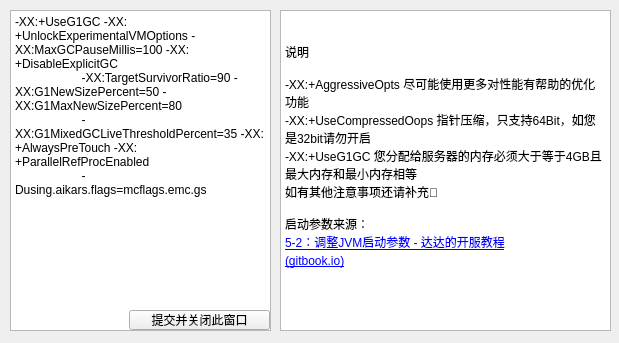
<?xml version="1.0" encoding="UTF-8"?>
<ui version="4.0">
    <class>ServerStartOptionsSetting</class>
    <widget class="QWidget" name="ServerStartOptionsSetting">
        <property name="geometry">
            <rect>
                <x>0</x>
                <y>0</y>
                <width>619</width>
                <height>343</height>
            </rect>
        </property>
        <property name="windowTitle">
            <string>Form</string>
        </property>
        <widget class="QTextBrowser" name="n1">
            <property name="geometry">
                <rect>
                    <x>280</x>
                    <y>10</y>
                    <width>331</width>
                    <height>321</height>
                </rect>
            </property>
            <property name="html">
                <string>&lt;!DOCTYPE HTML PUBLIC &quot;-//W3C//DTD HTML 4.0//EN&quot; &quot;http://www.w3.org/TR/REC-html40/strict.dtd&quot;&gt;
                    &lt;html&gt;&lt;head&gt;&lt;meta name=&quot;qrichtext&quot; content=&quot;1&quot; /&gt;&lt;style
                    type=&quot;text/css&quot;&gt;
                    p, li { white-space: pre-wrap; }
                    &lt;/style&gt;&lt;/head&gt;&lt;body style=&quot; font-family:'SimSun'; font-size:9pt;
                    font-weight:400; font-style:normal;&quot;&gt;
                    &lt;p style=&quot; margin-top:0px; margin-bottom:0px; margin-left:0px; margin-right:0px;
                    -qt-block-indent:0; text-indent:0px;&quot;&gt;说明&lt;/p&gt;
                    &lt;p style=&quot;-qt-paragraph-type:empty; margin-top:0px; margin-bottom:0px; margin-left:0px;
                    margin-right:0px; -qt-block-indent:0; text-indent:0px;&quot;&gt;&lt;br /&gt;&lt;/p&gt;
                    &lt;p style=&quot; margin-top:0px; margin-bottom:0px; margin-left:0px; margin-right:0px;
                    -qt-block-indent:0; text-indent:0px;&quot;&gt;-XX:+AggressiveOpts 尽可能使用更多对性能有帮助的优化功能&lt;/p&gt;
                    &lt;p style=&quot; margin-top:0px; margin-bottom:0px; margin-left:0px; margin-right:0px;
                    -qt-block-indent:0; text-indent:0px;&quot;&gt;-XX:+UseCompressedOops 指针压缩，只支持64Bit，如您是32bit请勿开启&lt;/p&gt;
                    &lt;p style=&quot; margin-top:0px; margin-bottom:0px; margin-left:0px; margin-right:0px;
                    -qt-block-indent:0; text-indent:0px;&quot;&gt;-XX:+UseG1GC 您分配给服务器的内存必须大于等于4GB且最大内存和最小内存相等&lt;/p&gt;
                    &lt;p style=&quot; margin-top:0px; margin-bottom:0px; margin-left:0px; margin-right:0px;
                    -qt-block-indent:0; text-indent:0px;&quot;&gt;如有其他注意事项还请补充🙏&lt;/p&gt;
                    &lt;p style=&quot;-qt-paragraph-type:empty; margin-top:0px; margin-bottom:0px; margin-left:0px;
                    margin-right:0px; -qt-block-indent:0; text-indent:0px;&quot;&gt;&lt;br /&gt;&lt;/p&gt;
                    &lt;p style=&quot; margin-top:0px; margin-bottom:0px; margin-left:0px; margin-right:0px;
                    -qt-block-indent:0; text-indent:0px;&quot;&gt;启动参数来源：&lt;/p&gt;
                    &lt;p style=&quot; margin-top:0px; margin-bottom:0px; margin-left:0px; margin-right:0px;
                    -qt-block-indent:0; text-indent:0px;&quot;&gt;&lt;a href=&quot;https://logo.gitbook.io/server/5/5-2&quot;&gt;&lt;span
                    style=&quot; text-decoration: underline; color:#0000ff;&quot;&gt;5-2：调整JVM启动参数 - 达达的开服教程
                    (gitbook.io)&lt;/span&gt;&lt;/a&gt;&lt;/p&gt;&lt;/body&gt;&lt;/html&gt;
                </string>
            </property>
        </widget>
        <widget class="QPlainTextEdit" name="options">
            <property name="geometry">
                <rect>
                    <x>10</x>
                    <y>10</y>
                    <width>261</width>
                    <height>321</height>
                </rect>
            </property>
            <property name="plainText">
                <string>-XX:+UseG1GC -XX:+UnlockExperimentalVMOptions -XX:MaxGCPauseMillis=100 -XX:+DisableExplicitGC
                    -XX:TargetSurvivorRatio=90 -XX:G1NewSizePercent=50 -XX:G1MaxNewSizePercent=80
                    -XX:G1MixedGCLiveThresholdPercent=35 -XX:+AlwaysPreTouch -XX:+ParallelRefProcEnabled
                    -Dusing.aikars.flags=mcflags.emc.gs
                </string>
            </property>
        </widget>
        <widget class="QPushButton" name="pbtn_verify_and_exit">
            <property name="geometry">
                <rect>
                    <x>129</x>
                    <y>310</y>
                    <width>141</width>
                    <height>20</height>
                </rect>
            </property>
            <property name="text">
                <string>提交并关闭此窗口</string>
            </property>
        </widget>
    </widget>
    <resources/>
    <connections/>
</ui>
